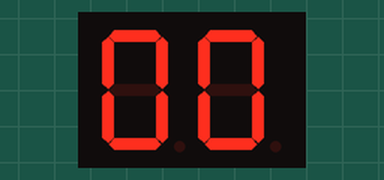
Simulated run of this sketch. Board: Arduino Uno, built with avr-gcc and run on an emulated ATmega328P. On the bench: 2-digit seven-segment display. Wiring (inferred from the names in the program): 2-digit 7-segment display, segments lit when HIGH: segments pin 3, pin 4, pin 5, pin 6, pin 7, pin 8, pin 9; digit selects pin 11, pin 12. The segment pins are drawn as the display they are named for.

Above: at 0.1 s.
At 1.12 s:
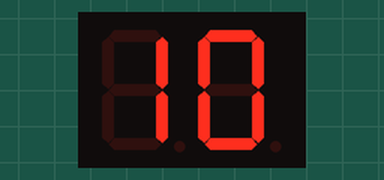
At 1.92 s:
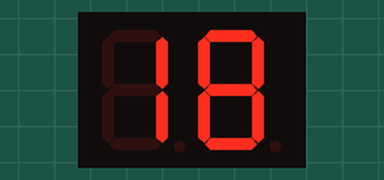
At 4.96 s:
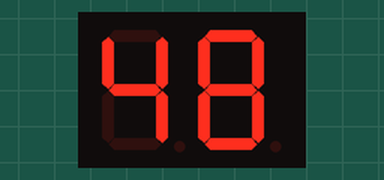
At 6.98 s:
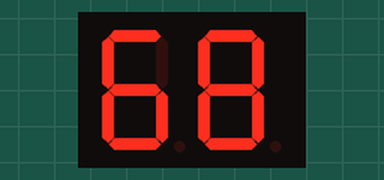
At 10.02 s:
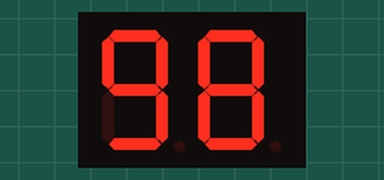

Measured:
- by itself, everything shown: repeats every 10.1 s, in 100 steps

The sketch:

display_7_segmentos.ino
```cpp
int cima_medio = 3;
int dir_cima = 4;
int dir_baixo = 5;
int baixo_medio = 6;
int esq_baixo = 7;
int esq_cima = 8;
int meio = 9;
int ponto = 10;

int dig_esq = 11;
int dig_dir = 12;

bool disp7seg[10][7] = {
  {1,1,1,1,1,1,0}, //0
  {0,1,1,0,0,0,0}, //1
  {1,1,0,1,1,0,1}, //2
  {1,1,1,1,0,0,1}, //3
  {0,1,1,0,0,1,1}, //4
  {1,0,1,1,0,1,1}, //5
  {1,0,1,1,1,1,1}, //6
  {1,1,1,0,0,0,0}, //7
  {1,1,1,1,1,1,1}, //8
  {1,1,1,1,0,1,1}, //9
};

const int pinos7seg[] = {
  cima_medio,
  dir_cima,
  dir_baixo,
  baixo_medio,
  esq_baixo,
  esq_cima,
  meio,
};

void setup() {

  pinMode(dig_esq, OUTPUT);
  pinMode(dig_dir, OUTPUT);

  for (int i = 0; i < 7; i++) {
    pinMode(pinos7seg[i], OUTPUT);
  }
}

void loop() {

  for (int num = 0; num < 100; num++) {

    unsigned long tempo = millis();

    while (millis() - tempo < 100) {
      mostrarNumero(num);
    }

  }
}

// =========================
// MOSTRAR NÚMERO (multiplex)
// =========================
void mostrarNumero(int num) {

  int dezena = num / 10;
  int unidade = num % 10;

  // 🔹 mostra dezena (esquerda)
  digitalWrite(dig_esq, LOW);
  digitalWrite(dig_dir, HIGH);

  escreverNumero(dezena);
  delay(5);

  // 🔹 mostra unidade (direita)
  digitalWrite(dig_esq, HIGH);
  digitalWrite(dig_dir, LOW);

  escreverNumero(unidade);
  delay(5);
}

// =========================
// ESCREVER NÚMERO NO DISPLAY
// =========================
void escreverNumero(int n) {
  for (int j = 0; j < 7; j++) {
    digitalWrite(pinos7seg[j], disp7seg[n][j]);
  }
}
```
